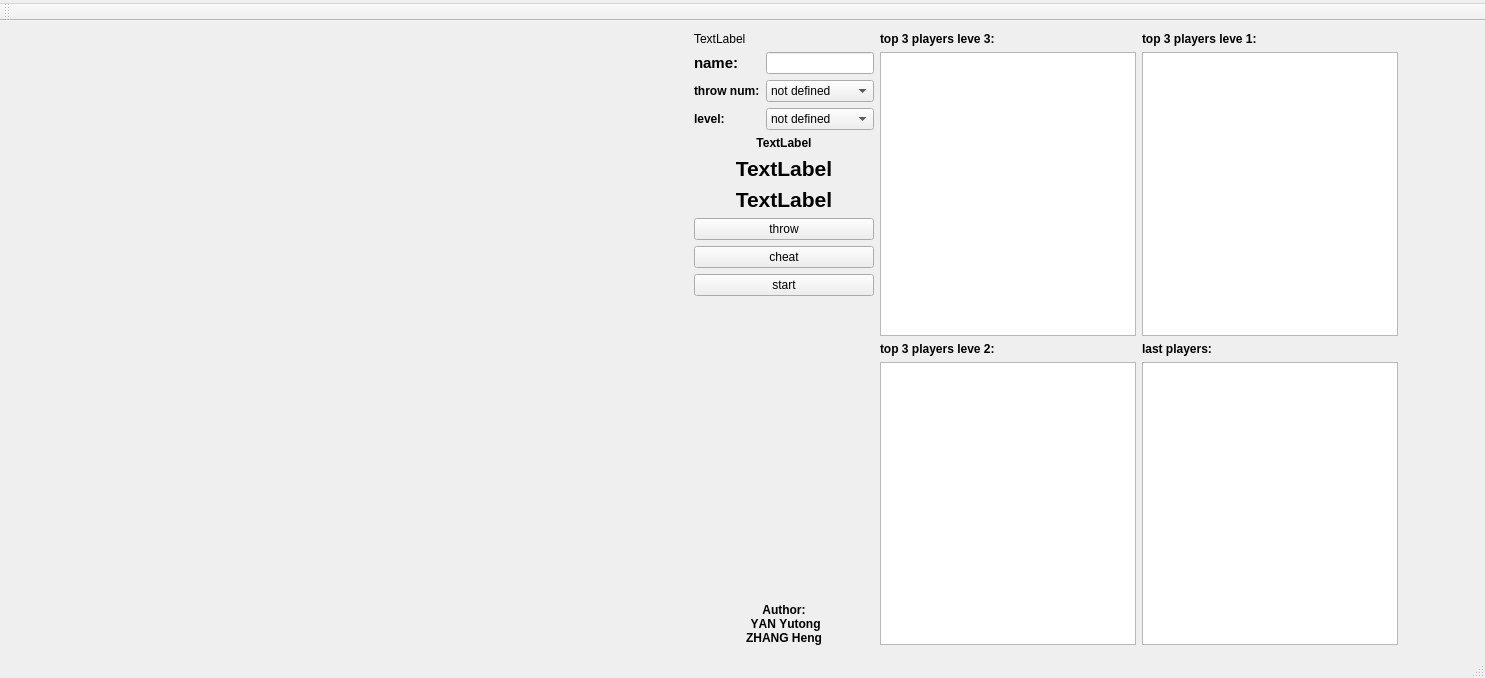
<?xml version="1.0" encoding="UTF-8"?>
<ui version="4.0">
 <class>MainWindow</class>
 <widget class="QMainWindow" name="MainWindow">
  <property name="geometry">
   <rect>
    <x>0</x>
    <y>0</y>
    <width>1485</width>
    <height>678</height>
   </rect>
  </property>
  <property name="sizePolicy">
   <sizepolicy hsizetype="Minimum" vsizetype="Minimum">
    <horstretch>0</horstretch>
    <verstretch>0</verstretch>
   </sizepolicy>
  </property>
  <property name="windowTitle">
   <string>Catapulte</string>
  </property>
  <property name="windowIcon">
   <iconset>
    <normalon>:/img/tse.png</normalon>
   </iconset>
  </property>
  <widget class="QWidget" name="centralWidget">
   <layout class="QHBoxLayout" name="horizontalLayout">
    <item>
     <spacer name="horizontalSpacer">
      <property name="orientation">
       <enum>Qt::Horizontal</enum>
      </property>
      <property name="sizeHint" stdset="0">
       <size>
        <width>40</width>
        <height>20</height>
       </size>
      </property>
     </spacer>
    </item>
    <item>
     <widget class="MyGLWidget" name="myGLWidget" native="true">
      <property name="sizePolicy">
       <sizepolicy hsizetype="Expanding" vsizetype="Expanding">
        <horstretch>0</horstretch>
        <verstretch>0</verstretch>
       </sizepolicy>
      </property>
      <property name="minimumSize">
       <size>
        <width>600</width>
        <height>600</height>
       </size>
      </property>
     </widget>
    </item>
    <item>
     <layout class="QVBoxLayout" name="verticalLayout">
      <property name="sizeConstraint">
       <enum>QLayout::SetFixedSize</enum>
      </property>
      <item>
       <widget class="QLabel" name="realTimeLabel">
        <property name="text">
         <string>TextLabel</string>
        </property>
       </widget>
      </item>
      <item>
       <layout class="QHBoxLayout" name="horizontalLayout_5">
        <item>
         <layout class="QVBoxLayout" name="verticalLayout_3">
          <item>
           <widget class="QLabel" name="label">
            <property name="font">
             <font>
              <pointsize>11</pointsize>
              <weight>75</weight>
              <bold>true</bold>
             </font>
            </property>
            <property name="text">
             <string>name:</string>
            </property>
           </widget>
          </item>
          <item>
           <widget class="QLabel" name="label_2">
            <property name="font">
             <font>
              <weight>75</weight>
              <bold>true</bold>
             </font>
            </property>
            <property name="text">
             <string>throw num:</string>
            </property>
           </widget>
          </item>
          <item>
           <widget class="QLabel" name="label_3">
            <property name="font">
             <font>
              <weight>75</weight>
              <bold>true</bold>
             </font>
            </property>
            <property name="text">
             <string>level:</string>
            </property>
           </widget>
          </item>
         </layout>
        </item>
        <item>
         <layout class="QVBoxLayout" name="verticalLayout_2">
          <item>
           <widget class="QLineEdit" name="nameTextLine"/>
          </item>
          <item>
           <widget class="QComboBox" name="numComboBox">
            <item>
             <property name="text">
              <string>not defined</string>
             </property>
            </item>
            <item>
             <property name="text">
              <string>1</string>
             </property>
            </item>
            <item>
             <property name="text">
              <string>2</string>
             </property>
            </item>
            <item>
             <property name="text">
              <string>3</string>
             </property>
            </item>
            <item>
             <property name="text">
              <string>4</string>
             </property>
            </item>
            <item>
             <property name="text">
              <string>5</string>
             </property>
            </item>
            <item>
             <property name="text">
              <string>6</string>
             </property>
            </item>
            <item>
             <property name="text">
              <string>7</string>
             </property>
            </item>
            <item>
             <property name="text">
              <string>8</string>
             </property>
            </item>
            <item>
             <property name="text">
              <string>9</string>
             </property>
            </item>
            <item>
             <property name="text">
              <string>10</string>
             </property>
            </item>
           </widget>
          </item>
          <item>
           <widget class="QComboBox" name="levelComboBox">
            <item>
             <property name="text">
              <string>not defined</string>
             </property>
            </item>
            <item>
             <property name="text">
              <string>1</string>
             </property>
            </item>
            <item>
             <property name="text">
              <string>2</string>
             </property>
            </item>
            <item>
             <property name="text">
              <string>3</string>
             </property>
            </item>
           </widget>
          </item>
         </layout>
        </item>
       </layout>
      </item>
      <item>
       <widget class="QLabel" name="infoLabel_">
        <property name="font">
         <font>
          <weight>75</weight>
          <bold>true</bold>
         </font>
        </property>
        <property name="text">
         <string>TextLabel</string>
        </property>
        <property name="alignment">
         <set>Qt::AlignCenter</set>
        </property>
       </widget>
      </item>
      <item>
       <widget class="QLabel" name="timeLabel">
        <property name="font">
         <font>
          <pointsize>16</pointsize>
          <weight>75</weight>
          <bold>true</bold>
         </font>
        </property>
        <property name="text">
         <string>TextLabel</string>
        </property>
        <property name="alignment">
         <set>Qt::AlignCenter</set>
        </property>
       </widget>
      </item>
      <item>
       <widget class="QLabel" name="timeLabel2">
        <property name="font">
         <font>
          <pointsize>16</pointsize>
          <weight>75</weight>
          <bold>true</bold>
         </font>
        </property>
        <property name="text">
         <string>TextLabel</string>
        </property>
        <property name="alignment">
         <set>Qt::AlignCenter</set>
        </property>
       </widget>
      </item>
      <item>
       <widget class="QPushButton" name="throwButton">
        <property name="text">
         <string>throw</string>
        </property>
       </widget>
      </item>
      <item>
       <widget class="QPushButton" name="pushButton">
        <property name="text">
         <string>cheat</string>
        </property>
       </widget>
      </item>
      <item>
       <widget class="QPushButton" name="startButton">
        <property name="text">
         <string>start</string>
        </property>
       </widget>
      </item>
      <item>
       <spacer name="verticalSpacer_2">
        <property name="orientation">
         <enum>Qt::Vertical</enum>
        </property>
        <property name="sizeHint" stdset="0">
         <size>
          <width>20</width>
          <height>40</height>
         </size>
        </property>
       </spacer>
      </item>
      <item>
       <widget class="QLabel" name="label_6">
        <property name="font">
         <font>
          <weight>75</weight>
          <bold>true</bold>
          <strikeout>false</strikeout>
          <stylestrategy>PreferAntialias</stylestrategy>
          <kerning>false</kerning>
         </font>
        </property>
        <property name="focusPolicy">
         <enum>Qt::StrongFocus</enum>
        </property>
        <property name="text">
         <string>Author:
 YAN Yutong
ZHANG Heng</string>
        </property>
        <property name="alignment">
         <set>Qt::AlignBottom|Qt::AlignHCenter</set>
        </property>
       </widget>
      </item>
     </layout>
    </item>
    <item>
     <layout class="QVBoxLayout" name="verticalLayout_5">
      <item>
       <widget class="QLabel" name="label_8">
        <property name="font">
         <font>
          <weight>75</weight>
          <bold>true</bold>
         </font>
        </property>
        <property name="text">
         <string>top 3 players leve 3:</string>
        </property>
       </widget>
      </item>
      <item>
       <widget class="QListWidget" name="matchList1"/>
      </item>
      <item>
       <widget class="QLabel" name="label_7">
        <property name="font">
         <font>
          <weight>75</weight>
          <bold>true</bold>
         </font>
        </property>
        <property name="text">
         <string>top 3 players leve 2:</string>
        </property>
       </widget>
      </item>
      <item>
       <widget class="QListWidget" name="matchList2"/>
      </item>
     </layout>
    </item>
    <item>
     <layout class="QVBoxLayout" name="verticalLayout_4">
      <property name="sizeConstraint">
       <enum>QLayout::SetDefaultConstraint</enum>
      </property>
      <item>
       <widget class="QLabel" name="label_4">
        <property name="font">
         <font>
          <weight>75</weight>
          <bold>true</bold>
         </font>
        </property>
        <property name="text">
         <string>top 3 players leve 1:</string>
        </property>
       </widget>
      </item>
      <item>
       <widget class="QListWidget" name="matchList">
        <property name="sizePolicy">
         <sizepolicy hsizetype="Expanding" vsizetype="Expanding">
          <horstretch>0</horstretch>
          <verstretch>0</verstretch>
         </sizepolicy>
        </property>
       </widget>
      </item>
      <item>
       <widget class="QLabel" name="label_5">
        <property name="font">
         <font>
          <weight>75</weight>
          <bold>true</bold>
         </font>
        </property>
        <property name="text">
         <string>last players:</string>
        </property>
       </widget>
      </item>
      <item>
       <widget class="QListWidget" name="allPlayerList"/>
      </item>
     </layout>
    </item>
    <item>
     <spacer name="horizontalSpacer_2">
      <property name="orientation">
       <enum>Qt::Horizontal</enum>
      </property>
      <property name="sizeHint" stdset="0">
       <size>
        <width>40</width>
        <height>20</height>
       </size>
      </property>
     </spacer>
    </item>
   </layout>
  </widget>
  <widget class="QMenuBar" name="menuBar">
   <property name="geometry">
    <rect>
     <x>0</x>
     <y>0</y>
     <width>1485</width>
     <height>25</height>
    </rect>
   </property>
   <widget class="QMenu" name="menuProjet3D">
    <property name="title">
     <string/>
    </property>
   </widget>
   <addaction name="menuProjet3D"/>
  </widget>
  <widget class="QToolBar" name="mainToolBar">
   <attribute name="toolBarArea">
    <enum>TopToolBarArea</enum>
   </attribute>
   <attribute name="toolBarBreak">
    <bool>false</bool>
   </attribute>
  </widget>
  <widget class="QStatusBar" name="statusBar"/>
 </widget>
 <layoutdefault spacing="6" margin="11"/>
 <customwidgets>
  <customwidget>
   <class>MyGLWidget</class>
   <extends>QWidget</extends>
   <header>myglwidget.h</header>
  </customwidget>
 </customwidgets>
 <resources/>
 <connections/>
</ui>
